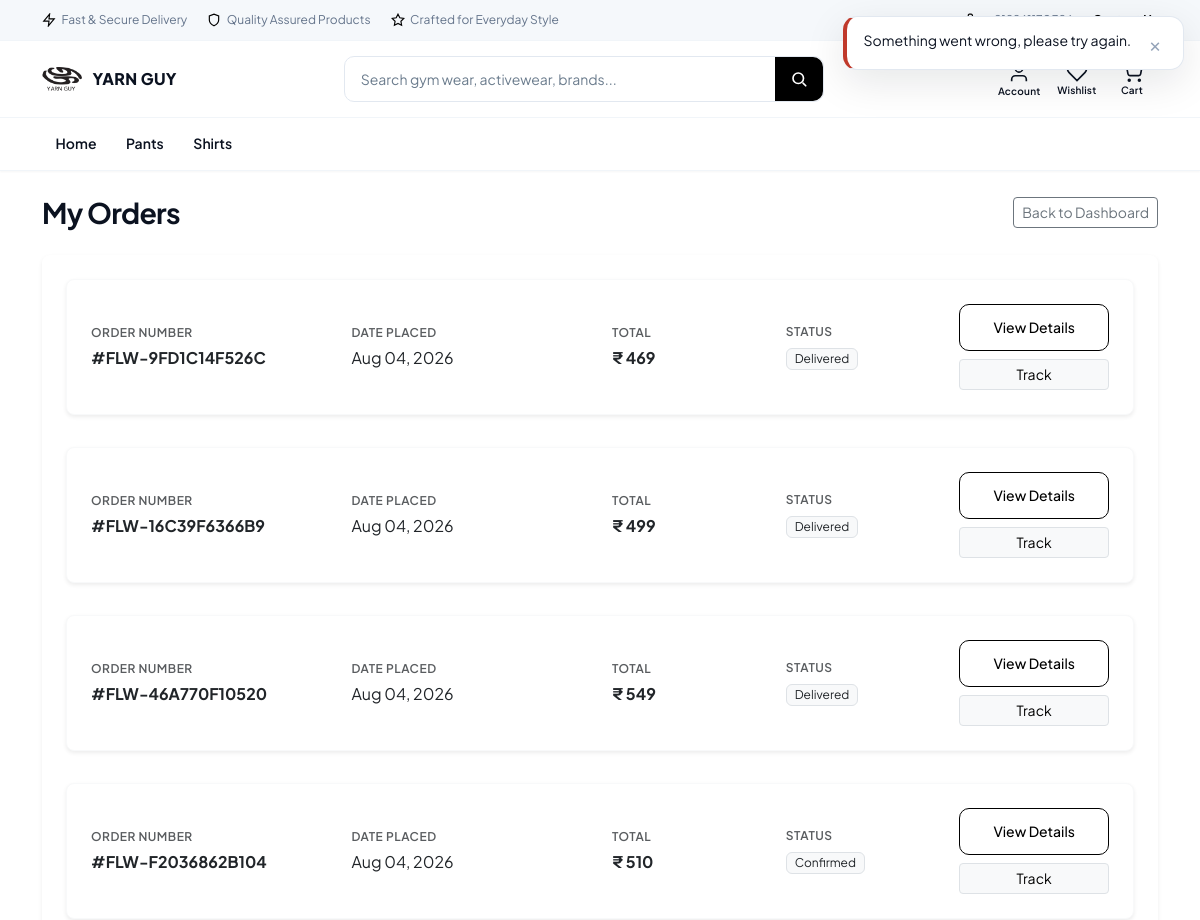
The page /orders/ (signed in, upper part) on the database as committed earlier.
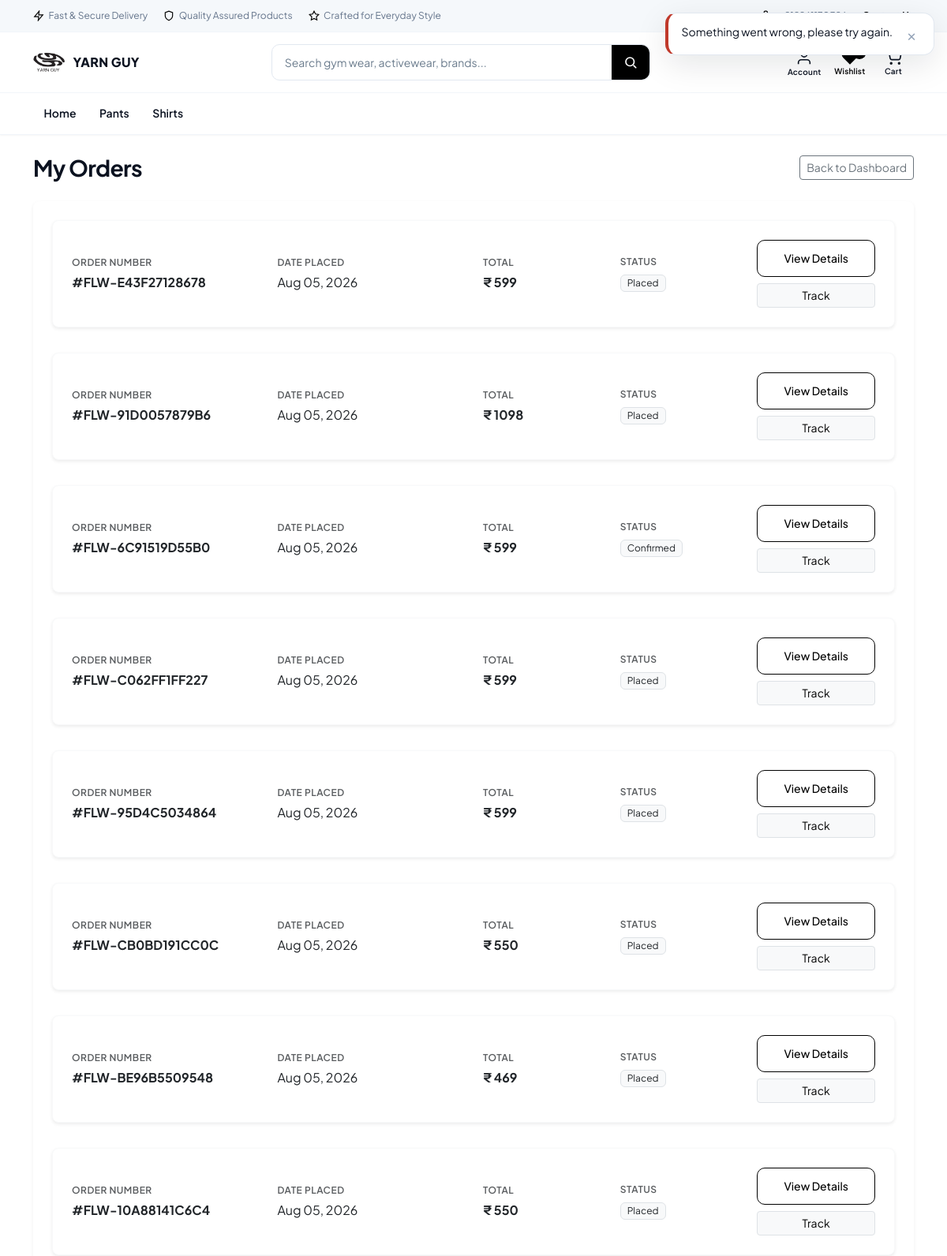
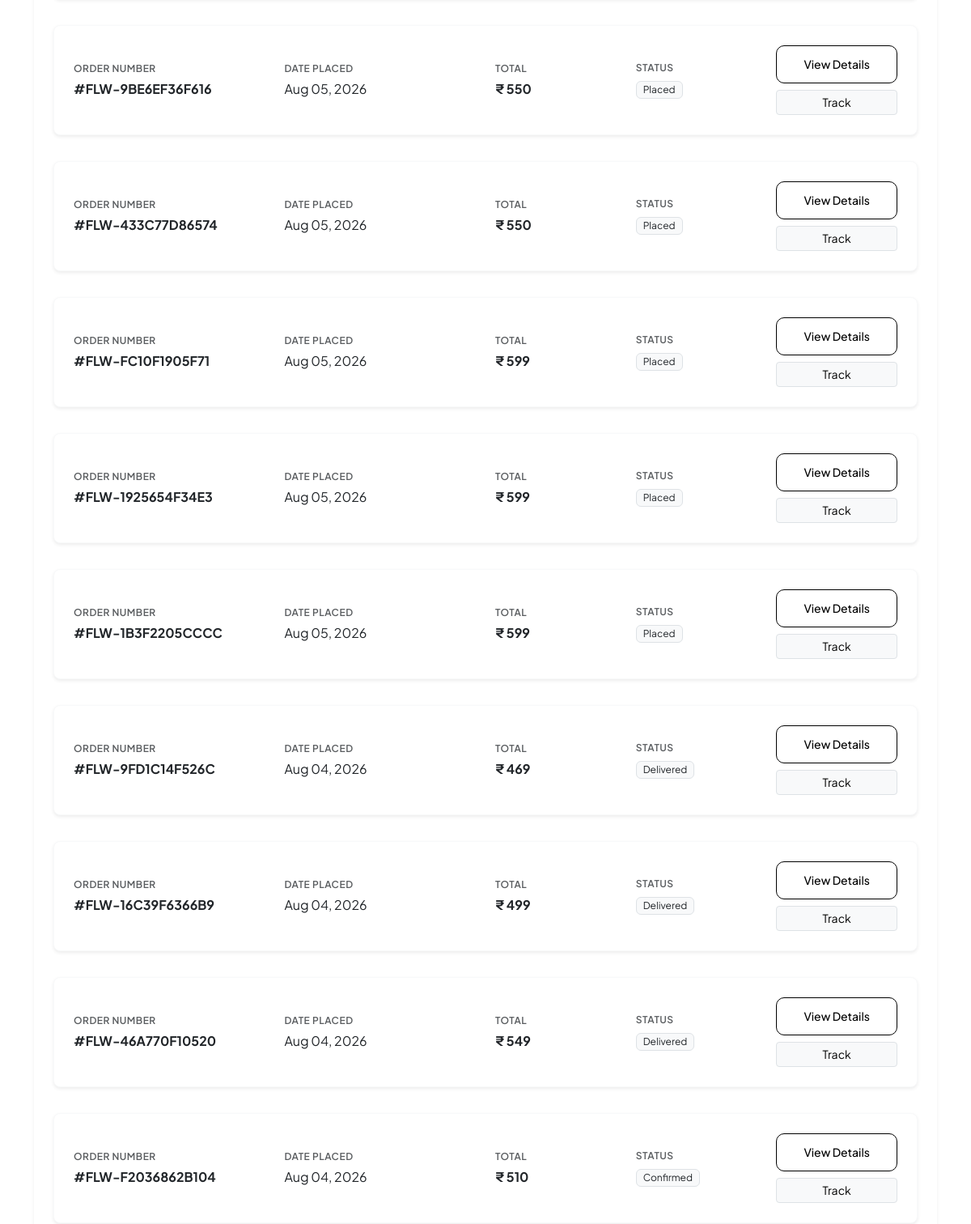
The same page on the database as committed later (2 pictures, top to bottom).
### catalog/models.py (models this page shows, shortened)
class Category(TimeStampedModel):
    name = models.CharField(
        max_length=120,
        verbose_name="Name",
        help_text="Display name of the category.",
    )
    slug = models.SlugField(
        max_length=120,
        unique=True,
        db_index=True,
        verbose_name="Slug",
        help_text="URL-friendly category identifier.",
    )
    meta_title = models.CharField(max_length=70, blank=True, verbose_name="Meta title")
    meta_description = models.CharField(max_length=160, blank=True, verbose_name="Meta description")
    og_image = models.ImageField(
        upload_to="seo/categories/",
        blank=True,
        null=True,
        verbose_name="Open Graph image",
    )
    parent = models.ForeignKey(
        "self",
        on_delete=models.SET_NULL,
        null=True,
        blank=True,
        related_name="children",
        verbose_name="Parent category",
        help_text="Parent node in the category tree; null for top-level.",
    )
    display_order = models.PositiveIntegerField(
        default=0,
        verbose_name="Display order",
        help_text="Lower values appear first in navigation.",
    )
    is_active = models.BooleanField(
        default=True,
        db_index=True,
        verbose_name="Is active",
        help_text="When False, category is hidden from the storefront.",
    )
    class Meta:
        verbose_name = "Category"
        verbose_name_plural = "Categories"
        ordering = ["display_order", "name"]
        indexes = [
            models.Index(fields=["is_active"], name="cat_category_is_active_idx"),
        ]

### orders/models.py (models this page shows, shortened)
class Order(TimeStampedModel):
    customer_profile = models.ForeignKey(
        "accounts.CustomerProfile",
        on_delete=models.CASCADE,
        related_name="orders",
        null=True,
        blank=True,
        verbose_name="Customer profile",
        help_text="Owner of this order; null for guest checkout.",
    )
    cart = models.ForeignKey(
        "cart.Cart",
        on_delete=models.SET_NULL,
        null=True,
        blank=True,
        related_name="orders",
        verbose_name="Source cart",
    )
    order_number = models.CharField(
        max_length=32,
        unique=True,
        db_index=True,
        verbose_name="Order number",
        help_text="Human-readable unique order reference.",
    )
    idempotency_key = models.CharField(
        max_length=64,
        unique=True,
        null=True,
        blank=True,
        db_index=True,
        verbose_name="Idempotency key",
        help_text="Client-supplied key preventing duplicate order creation.",
    )
    order_status = models.CharField(
        max_length=20,
        choices=OrderStatus.choices,
        default=OrderStatus.PLACED,
        db_index=True,
        verbose_name="Order status",
    )
    delivery_date = models.DateField(
        null=True,
        blank=True,
        verbose_name="Delivery date",
        db_index=True,
    )
    subtotal = models.DecimalField(max_digits=12, decimal_places=2, default=0)
    coupon_discount = models.DecimalField(max_digits=12, decimal_places=2, default=0)
    delivery_charge = models.DecimalField(max_digits=12, decimal_places=2, default=0)
    total_amount = models.DecimalField(
        max_digits=12,
        decimal_places=2,
        verbose_name="Total amount",
        help_text="Order total in the customer's checkout currency.",
    )
    currency = models.ForeignKey(
        "core.Currency",
        on_delete=models.PROTECT,
        null=True,
        blank=True,
        related_name="orders",
        verbose_name="Currency",
    )
    delivery_address_snapshot = models.JSONField(
        default=dict,
        verbose_name="Delivery address snapshot",
    )
    invoice_details = models.JSONField(default=dict, verbose_name="Invoice details")
    class Meta:
        verbose_name = "Order"
        verbose_name_plural = "Orders"
        indexes = [
            models.Index(
                fields=["customer_profile", "-created_at"],
                name="ord_customer_created_idx",
            ),
            models.Index(fields=["order_status"], name="orders_order_status_idx"),
            models.Index(fields=["idempotency_key"], name="orders_idempotency_key_idx"),
        ]
        ordering = ["-created_at"]

### core/models.py (models this page shows, shortened)
class TimeStampedModel(models.Model):
    created_at = models.DateTimeField(
        auto_now_add=True,
        db_index=True,
        verbose_name="Created at",
        help_text="Timestamp when this record was first created.",
    )
    updated_at = models.DateTimeField(
        auto_now=True,
        db_index=True,
        verbose_name="Updated at",
        help_text="Timestamp when this record was last modified.",
    )
    class Meta:
        abstract = True

class Currency(TimeStampedModel):
    code = models.CharField(
        max_length=3,
        unique=True,
        db_index=True,
        verbose_name="Currency code",
        help_text="ISO 4217 currency code, e.g. QAR or USD.",
    )
    symbol = models.CharField(
        max_length=8,
        verbose_name="Symbol",
        help_text="Display symbol shown alongside prices, e.g. ر.ق or $.",
    )
    exchange_rate_to_base = models.DecimalField(
        max_digits=18,
        decimal_places=8,
        verbose_name="Exchange rate to base",
        help_text="Multiplier to convert this currency into the platform base currency.",
    )
    is_default = models.BooleanField(
        default=False,
        db_index=True,
        verbose_name="Is default",
        help_text="When True, this currency is the storefront default.",
    )
    is_active = models.BooleanField(
        default=True,
        db_index=True,
        verbose_name="Is active",
        help_text="When False, this currency is hidden/inactive on the storefront.",
    )
    class Meta:
        verbose_name = "Currency"
        verbose_name_plural = "Currencies"
        indexes = [
            models.Index(fields=["is_default"], name="core_currency_is_default_idx"),
        ]

### orders/views.py (the view)
# urls.py: path("", views.order_list_view, name="list"),
@login_required
@require_GET
def order_list_view(request: HttpRequest) -> HttpResponse:
    profile = request.user.customer_profile
    page = int(request.GET.get("page", 1))
    orders_page = get_customer_orders(customer_profile=profile, page=page, page_size=20)
    return render(
        request,
        "orders/order_list.html",
        {
            "orders": orders_page["results"],
            "pagination": {
                "page": orders_page["page"],
                "total_count": orders_page["total_count"],
                "total_pages": orders_page["total_pages"],
                "has_next": orders_page["has_next"],
                "has_previous": orders_page["has_previous"],
            }
        },
    )

### cart/selectors.py (called while the page is built, shortened)
def get_cart_for_request(*, request: HttpRequest) -> Optional[Cart]:
    if hasattr(request, _CART_CACHE_ATTR):
        return getattr(request, _CART_CACHE_ATTR)
    if not request.session.session_key:
        request.session.create()
    session_key = request.session.session_key
    cart = None
    if request.user.is_authenticated and hasattr(request.user, "customer_profile"):
        cart = (
            Cart.objects.filter(customer_profile=request.user.customer_profile)
            .select_related("currency")
            .first()
        )
    if cart is None and session_key:
        cart = (
            Cart.objects.filter(session_key=session_key)
            .select_related("currency")
            .first()
        )
    setattr(request, _CART_CACHE_ATTR, cart)
    return cart

def get_cart_item_count(*, cart: Cart | None) -> int:
    if cart is None:
        return 0
    total = CartItem.objects.filter(cart=cart).aggregate(total=Sum("quantity"))["total"]
    return int(total or 0)

def get_cart_count(*, request: HttpRequest) -> int:
    cart = get_cart_for_request(request=request)
    return get_cart_item_count(cart=cart)

### templates/orders/order_list.html (shortened to what this page needs)
{% extends "base.html" %}
{% load i18n storefront_tags %}
{% block content %}
<div class="container page-container py-4">
  <div class="d-flex justify-content-between align-items-center mb-4">
    <h1 class="section-title mb-0">{% trans "My Orders" %}</h1>
    <a href="{% url 'accounts:dashboard' %}" class="btn btn-outline-secondary btn-sm">{% trans "Back to Dashboard" %}</a>
  </div>
  {% if orders %}
  <div class="card border-0 shadow-sm rounded-3">
    <div class="card-body p-4">
      <div class="d-flex flex-column gap-3">
        {% for order in orders %}
        <div class="card border border-light rounded-3 mb-3 shadow-sm bg-white" style="transition: transform 0.2s, box-shadow 0.2s;" onmouseover="this.style.transform='translateY(-2px)'; this.style.boxShadow='0 .5rem 1rem rgba(0,0,0,.08)';" onmouseout="this.style.transform='translateY(0)'; this.style.boxShadow='0 .125rem .25rem rgba(0,0,0,.075)';">
          <div class="card-body p-3 p-md-4">
            <div class="row align-items-center">
              <div class="col-md-3 mb-2 mb-md-0">
                <span class="text-muted small text-uppercase fw-semibold d-block mb-1" style="font-size: 0.75rem; letter-spacing: 0.5px;">{% trans "Order Number" %}</span>
                <span class="fw-bold text-dark fs-6">#{{ order.order_number }}</span>
              </div>
              <div class="col-md-3 mb-2 mb-md-0">
                <span class="text-muted small text-uppercase fw-semibold d-block mb-1" style="font-size: 0.75rem; letter-spacing: 0.5px;">{% trans "Date Placed" %}</span>
                <span class="text-dark">{{ order.created_at|date:"M d, Y" }}</span>
              </div>
              <div class="col-md-2 mb-2 mb-md-0">
                <span class="text-muted small text-uppercase fw-semibold d-block mb-1" style="font-size: 0.75rem; letter-spacing: 0.5px;">{% trans "Total" %}</span>
                <span class="fw-bold text-dark">{% money_label order.total_amount order.currency %}</span>
              </div>
              <div class="col-md-2 mb-3 mb-md-0">
                <span class="text-muted small text-uppercase fw-semibold d-block mb-1" style="font-size: 0.75rem; letter-spacing: 0.5px;">{% trans "Status" %}</span>
                <span class="badge bg-light text-dark border px-2 py-1 fw-normal">{{ order.get_order_status_display|default:order.order_status }}</span>
              </div>
              <div class="col-md-2 text-md-end">
                <a href="{% url 'orders:detail' order_id=order.pk %}" class="btn btn-outline-floward btn-sm w-100 mb-2 fw-medium">{% trans "View Details" %}</a>
                <a href="{% url 'orders:tracking' order_id=order.pk %}" class="btn btn-light border btn-sm w-100">{% trans "Track" %}</a>
              </div>
            </div>
          </div>
        </div>
        {% endfor %}
      </div>
    </div>
  </div>
  {% endif %}
</div>
{% endblock %}

### templates/includes/header.html (shortened to what the changed rows need)
{% load i18n static %}
<header class="site-header jm-header sticky-top">
  <div class="jm-header__main">
    <div class="container jm-header__main-inner">
      <div class="jm-header__actions">
        <a class="jm-action jm-action--wishlist d-none d-lg-inline-flex" id="jm-header-wishlist"
          href="{% url 'accounts:wishlist' %}" aria-label="{% trans 'Wishlist' %}">
          <svg viewBox="0 0 24 24" fill="none" stroke="currentColor" stroke-width="1.8" aria-hidden="true">
            <path
              d="M20.84 4.61a5.5 5.5 0 0 0-7.78 0L12 5.67l-1.06-1.06a5.5 5.5 0 0 0-7.78 7.78l1.06 1.06L12 21.23l7.78-7.78 1.06-1.06a5.5 5.5 0 0 0 0-7.78z" />
          </svg>
          <span class="jm-action__label d-none d-xl-inline">{% trans "Wishlist" %}</span>
          <span id="wishlist-count-badge" class="jm-action__badge-wrap" hx-get="{% url 'cart:wishlist-count' %}"
            hx-trigger="load, wishlistUpdated from:body, pageshow from:window" hx-swap="innerHTML" aria-live="polite">
            {% include "cart/partials/wishlist_count_badge.html" with count=wishlist_count %}
          </span>
        </a>
      </div>
    </div>
  </div>
  <nav class="jm-nav d-none d-lg-block" aria-label="{% trans 'Primary' %}">
    <div class="container jm-nav__inner">
      <ul class="jm-nav__links">
        {% for cat in category_tree %}
        <li><a
            class="jm-nav__link {% if request.resolver_match.kwargs.category_slug == cat.slug %}is-active{% endif %}"
            href="{% url 'catalog:plp-category' category_slug=cat.slug %}">{{ cat.name }}</a></li>
        {% endfor %}
      </ul>
    </div>
  </nav>
</header>

Rows that differ between the two databases and show on the page:
added Order: order_number "FLW-E43F27128678", created_at "Aug 05, 2026", total_amount+currency "₹ 599", order_status "Placed"
added Order: order_number "FLW-91D0057879B6", created_at "Aug 05, 2026", total_amount+currency "₹ 1098", order_status "Placed"
added Order: order_number "FLW-6C91519D55B0", created_at "Aug 05, 2026", total_amount+currency "₹ 599", order_status "Confirmed"
added Order: order_number "FLW-C062FF1FF227", created_at "Aug 05, 2026", total_amount+currency "₹ 599", order_status "Placed"
added Order: order_number "FLW-95D4C5034864", created_at "Aug 05, 2026", total_amount+currency "₹ 599", order_status "Placed"
added Order: order_number "FLW-CB0BD191CC0C", created_at "Aug 05, 2026", total_amount+currency "₹ 550", order_status "Placed"
added Order: order_number "FLW-BE96B5509548", created_at "Aug 05, 2026", total_amount+currency "₹ 469", order_status "Placed"
added Order: order_number "FLW-10A88141C6C4", created_at "Aug 05, 2026", total_amount+currency "₹ 550", order_status "Placed"
added Order: order_number "FLW-9BE6EF36F616", created_at "Aug 05, 2026", total_amount+currency "₹ 550", order_status "Placed"
added Order: order_number "FLW-433C77D86574", created_at "Aug 05, 2026", total_amount+currency "₹ 550", order_status "Placed"
added Order: order_number "FLW-FC10F1905F71", created_at "Aug 05, 2026", total_amount+currency "₹ 599", order_status "Placed"
added Order: order_number "FLW-1925654F34E3", created_at "Aug 05, 2026", total_amount+currency "₹ 599", order_status "Placed"
added Order: order_number "FLW-1B3F2205CCCC", created_at "Aug 05, 2026", total_amount+currency "₹ 599", order_status "Placed"
